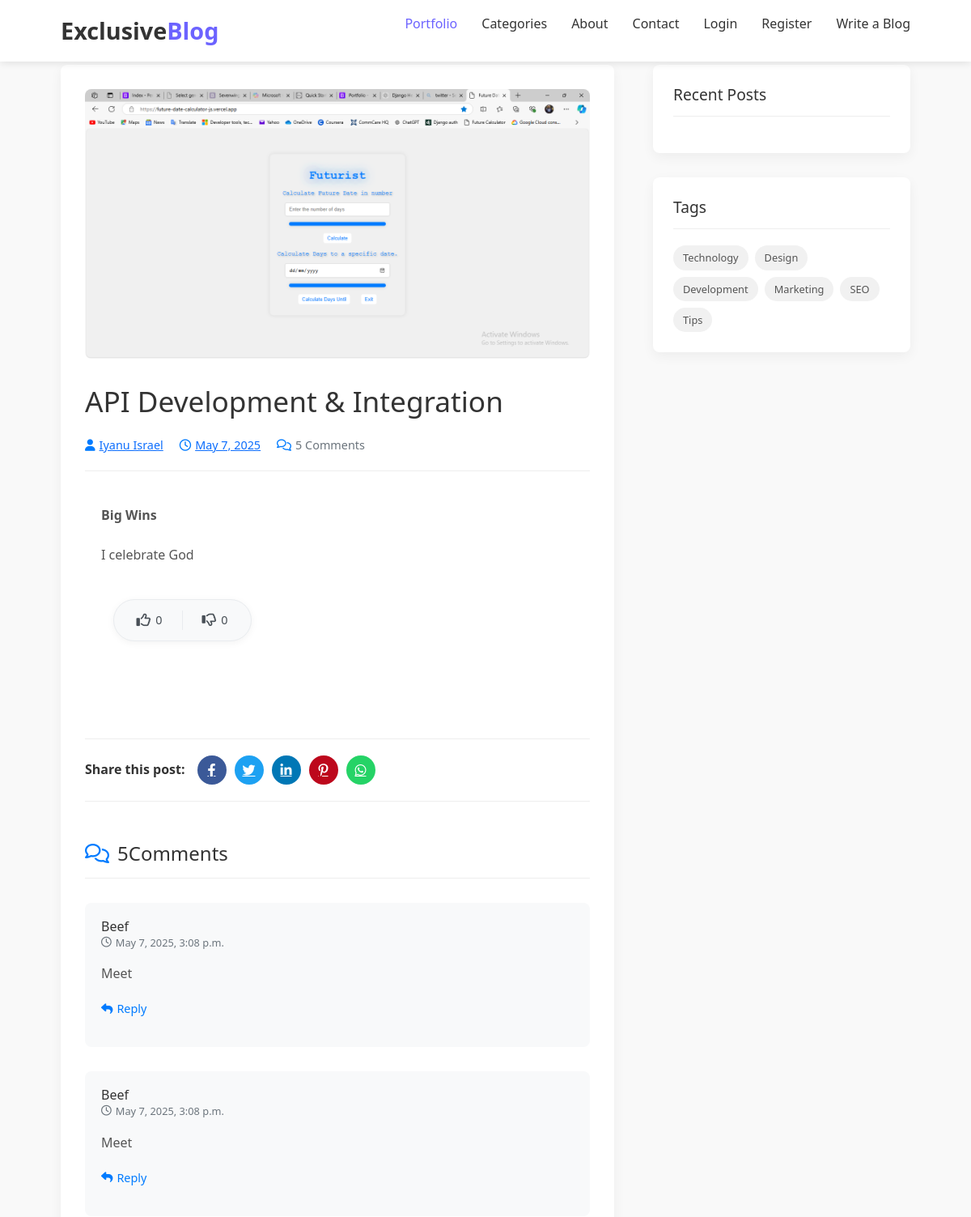
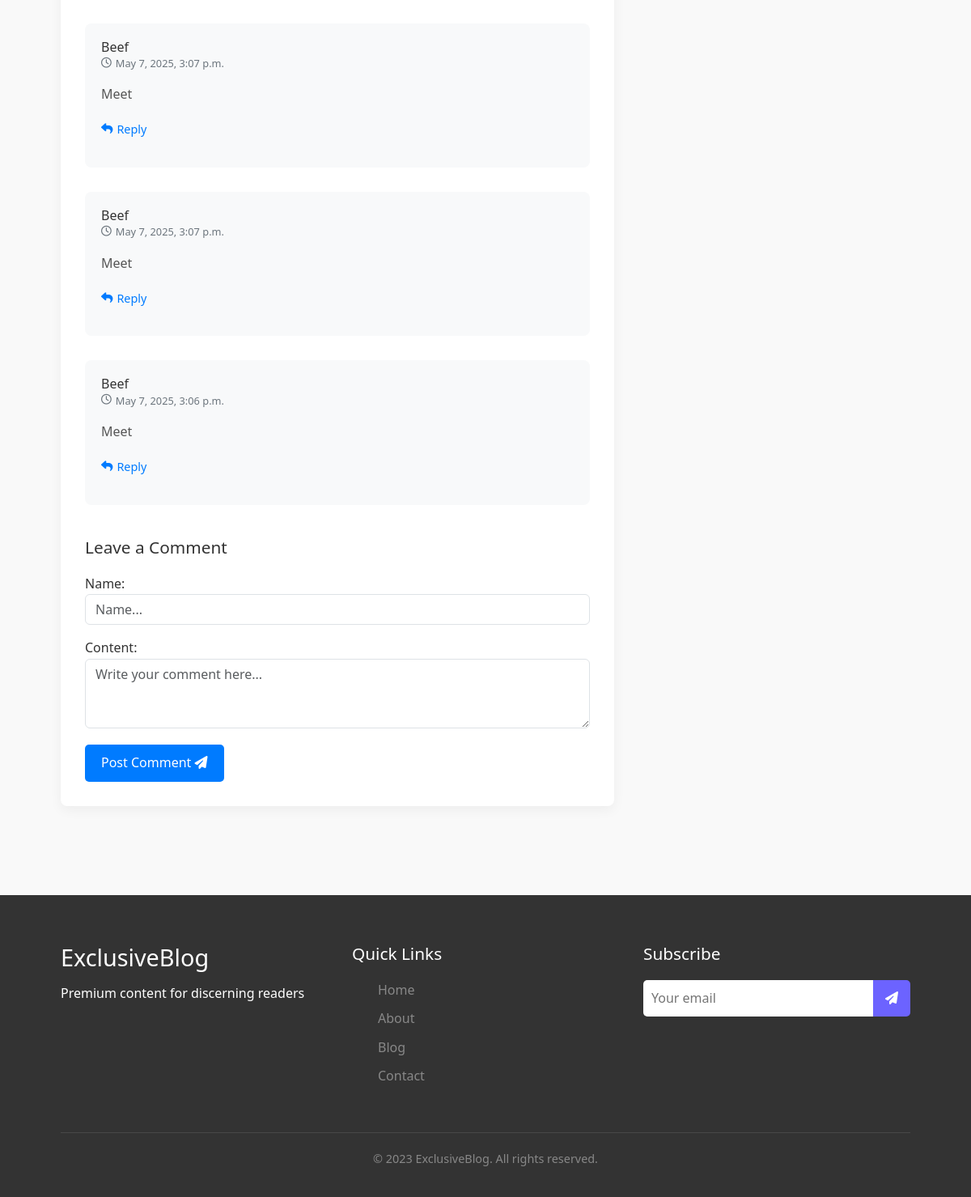
/blog/read/2/, run on the app's committed database (2 pictures, top to bottom).
### blog/models.py (models this page shows, shortened)
class Blog(models.Model):
    author = models.ForeignKey(Author, on_delete=models.CASCADE, blank=True, null=True)
    category = models.ForeignKey(Category, on_delete=models.SET_NULL, null=True)
    title = models.CharField(max_length=100, blank=True, null=True)
    description = models.CharField(max_length=150, blank=True, null=True)
    image = models.ImageField(upload_to='blog-img/', blank=True, null=True)
    body = models.TextField(blank=True, null=True)  # content
    created_at = models.DateTimeField(auto_now_add=True)
    updated_at = models.DateTimeField(auto_now=True)
    likes = models.PositiveIntegerField(default=0)
    dislikes = models.PositiveIntegerField(default=0)

class Author(models.Model):
    first_name = models.CharField(max_length=100)
    last_name = models.CharField(max_length=100, null=True, blank=True)
    country = models.CharField(max_length=50)
    joined_at = models.DateTimeField(default=timezone.now)
    class Meta:
        verbose_name_plural = "Authors"
    def __str__(self):
        return f"{self.first_name} {self.last_name}"

class Comment(models.Model):
    blog = models.ForeignKey(Blog, on_delete=models.CASCADE, related_name="comments")
    name = models.CharField(max_length=200)
    content = models.TextField()
    parent = models.ForeignKey('self', null=True, blank=True, on_delete=models.CASCADE, related_name="replies")
    is_author_reply = models.BooleanField(default=False)
    created_at = models.DateTimeField(auto_now_add=True)
    updated_at = models.DateTimeField(auto_now=True)
    class Meta:
        ordering = ['-created_at']

### blog/views.py (the view)
# urls.py: path('read/<int:blog_id>/', views.blog_detail, name="blog_detail"),
def blog_detail(request, blog_id):
    blog = get_object_or_404(Blog, pk=blog_id)
    comments = Comment.objects.filter(blog=blog, parent__isnull=True)
    comment_form = CommentForm()
    reply_form = ReplyForm()
    context = {
        'blog': blog,
        'comments': comments,
        'comment_form': comment_form,
        'reply_form': reply_form,
    }
    return render(request, 'blog/read_detail.html', context)

### blog/forms.py
class CommentForm(forms.ModelForm):
    class Meta:
        model = Comment
        fields = ['name', 'content']
        widgets = {
            'name': forms.TextInput(attrs={
                'class': 'form-control',
                'rows': 3,
                'placeholder': 'Name...'
            }),
            'content': forms.Textarea(attrs={
                'class': 'form-control',
                'rows': 3,
                'placeholder': 'Write your comment here...'
            }),
        }

class ReplyForm(forms.ModelForm):
    class Meta:
        model = Comment
        fields = ('content',)
        widgets = {
            'content': forms.Textarea(attrs={
                'class': 'form-control',
                'rows': 2,
                'placeholder': 'Write your reply here...'
            }),
        }

### templates/blog/read_detail.html (shortened to what this page needs)
{% extends 'blog/base.html' %}
{% load static %}
{% block content %}
<section id="blog" class="blog-section">
    <div class="container flex-container" data-aos="fade-up">
        <div class="row g-5">
            <div class="col-lg-8">
                <article class="blog-details">
                    <div class="post-img">
                        {% if 'http' in blog.image %}
                            <img src="{{ blog.image }}" alt="{{ blog.title }}" class="img-fluid">
                        {% else %}
                            <img src="{% static blog.image %}" alt="{{ blog.title }}" class="img-fluid">
                        {% endif %}
                    </div>
                    <h1 class="blog-title">{{ blog.title }}</h1>
                    <div class="meta-top">
                        <ul>
                            <li class="d-flex align-items-center">
                                <i class="fas fa-user"></i>
                                <a href="#">{{ blog.author }}</a>
                            </li>
                            <li class="d-flex align-items-center">
                                <i class="far fa-clock"></i>
                                <a href="#"><time>{{ blog.created_at|date:'M j, Y' }}</time></a>
                            </li>
                            <li class="d-flex align-items-center">
                                <i class="far fa-comments"></i>
                                <span>5 Comments</span>
                            </li>
                        </ul>
                    </div>
                    <div class="blog-content">
                        {{ blog.body|safe }}
                        <div class="content-actions">
                            <div class="reaction-box">
                                <button class="reaction-btn like-btn" id="likeButton" aria-label="Like this post">
                                    <i class="fa-regular fa-thumbs-up"></i>
                                    <span class="reaction-count like-count">0</span>
                                </button>
                                <button class="reaction-btn dislike-btn" id="dislikeButton" aria-label="Dislike this post">
                                    <i class="fa-regular fa-thumbs-down"></i>
                                    <span class="reaction-count dislike-count">0</span>
                                </button>
                            </div>
                        </div>
                    </div>
                    <div class="social-share">
                        <span>Share this post:</span>
                        <a href="#" class="facebook"><i class="fab fa-facebook-f"></i></a>
                        <a href="#" class="twitter"><i class="fab fa-twitter"></i></a>
                        <a href="#" class="linkedin"><i class="fab fa-linkedin-in"></i></a>
                        <a href="#" class="pinterest"><i class="fab fa-pinterest-p"></i></a>
                        <a href="#" class="whatsapp"><i class="fab fa-whatsapp"></i></a>
                    </div>
                    <div c
                        <div class="comments-section">
                            <h3 class="comments-title"><i class="far fa-comments"></i> <span id="comments-count">{{ comments.count }}</span>  Comments</h3>
                            <div class="comment-list" id="comments-container">
                                {% for comment in comments %}
                                    {% include 'blog/subpage/comment.html' with comment=comment %}
                                {% empty %}
                                    <p class="no-comments">No comments yet. Be the first to comment!</p>
                                {% endfor %}
                            </div>
                            <div class="comment-form">
                                <h4>Leave a Comment</h4>
                                <form id="comment-form" method="post" action="{% url 'post_comment' blog.id %}">
                                    <div class="form-group">
                                        {{ comment_form.as_p }}
                                    </div>
                                    <button type="submit" class="submit-btn">Post Comment <i class="fas fa-paper-plane"></i></button>
                                </form>
                            </div>
                        </div>
</article>
</div>
    <div class="col-lg-4">
        <div class="sidebar">
            <div class="sidebar-widget">
                <h3 class="sidebar-title">Recent Posts</h3>
            </div>
            <div class="sidebar-widget">
                <h3 class="sidebar-title">Tags</h3>
                <div class="tags">
                    <a href="#">Technology</a>
                    <a href="#">Design</a>
                    <a href="#">Development</a>
                    <a href="#">Marketing</a>
                    <a href="#">SEO</a>
                    <a href="#">Tips</a>
                </div>
            </div>
        </div>
    </div>
</div>
</div>
</section>
{% endblock %}

### templates/blog/subpage/comment.html (shortened to what this page needs)
<div class="comment" id="comment-{{ comment.id }}">
    <div class="comment-author">
        <div>
            <h5>{{ comment.name }}</h5>
            <span class="comment-date"><i class="far fa-clock"></i> {{ comment.created_at|date:"F j, Y, g:i a" }}</span>
        </div>
    </div>
    <div class="comment-text">
        <p>{{ comment.content }}</p>
    </div>
    <a href="#" class="reply-btn" data-comment-id="{{ comment.id }}">
        <i class="fas fa-reply"></i> Reply
    </a>
</div>

### staticfiles/assets/blog.css (style rules this page uses)
:root { --primary-color: #6c63ff; --secondary-color: #4a42e8; --dark-color: #333; --light-color: #f4f4f4; --gray-color: #888; --white-color: #fff; --black-color: #000; }
* { margin: 0; padding: 0; box-sizing: border-box; }
body { font-family: 'Segoe UI', Tahoma, Geneva, Verdana, sans-serif; line-height: 1.6; color: var(--dark-color); background-color: var(--light-color); }
.container { width: 90%; max-width: 1200px; margin: 0 auto; padding: 0 15px; }
.blog-content { padding: 20px; }
.blog-section { padding: 80px 0; background-color: #f9f9f9; }
.flex-container { display: flex; flex-wrap: wrap; }
.blog-details { background: #fff; padding: 30px; border-radius: 8px; box-shadow: 0 5px 15px rgba(0, 0, 0, 0.05); margin-bottom: 30px; }
.post-img { margin-bottom: 30px; overflow: hidden; border-radius: 8px; }
.post-img img { width: 100%; height: auto; transition: transform 0.3s ease; }
.blog-title { font-size: 2.2rem; margin-bottom: 20px; color: #333; line-height: 1.3; }
.meta-top { margin-bottom: 20px; padding-bottom: 20px; border-bottom: 1px solid #eee; }
.meta-top ul { display: flex; flex-wrap: wrap; list-style: none; padding: 0; margin: 0; }
.meta-top li { margin-right: 20px; font-size: 0.9rem; color: #6c757d; }
.meta-top i { margin-right: 5px; color: #007bff; }
.blog-content { line-height: 1.8; color: #555; margin-bottom: 30px; }
.blog-content p { margin-bottom: 20px; }
.content-actions { margin: 40px 0; display: flex; flex-direction: column; width: 200px; align-items: center; }
.reaction-box { display: flex; align-items: center; background: #f8f9fa; border-radius: 50px; padding: 4px; box-shadow: 0 2px 10px rgba(0, 0, 0, 0.05); border: 1px solid #e9ecef; }
.reaction-btn { display: flex; align-items: center; justify-content: center; padding: 8px 16px; border: none; background: transparent; cursor: pointer; transition: all 0.3s ease; border-radius: 50px; min-width: 80px; }
.reaction-btn i { font-size: 1.1rem; margin-right: 6px; transition: all 0.2s ease; }
.reaction-count { font-size: 0.9rem; font-weight: 500; }
.like-btn { color: #495057; }
.dislike-btn { color: #495057; }
.social-share { padding: 20px 0; border-top: 1px solid #eee; border-bottom: 1px solid #eee; margin: 30px 0; display: flex; align-items: center; flex-wrap: wrap; }
.social-share span { margin-right: 15px; font-weight: 600; }
.social-share a { display: inline-flex; align-items: center; justify-content: center; width: 36px; height: 36px; border-radius: 50%; margin-right: 10px; color: #fff; transition: all 0.3s ease; }
.social-share a.facebook { background: #3b5998; }
.social-share a.twitter { background: #1da1f2; }
.social-share a.linkedin { background: #0077b5; }
.social-share a.pinterest { background: #bd081c; }
.social-share a.whatsapp { background: #25d366; }
.comments-section { margin-top: 50px; }
.comments-title { font-size: 1.5rem; margin-bottom: 30px; padding-bottom: 15px; border-bottom: 1px solid #eee; display: flex; align-items: center; }
.comments-title i { margin-right: 10px; color: #007bff; }
.comment { padding: 20px; margin-bottom: 30px; background: #f8f9fa; border-radius: 8px; }
.comment-author { display: flex; align-items: center; margin-bottom: 15px; }
.comment-author h5 { margin: 0; font-size: 1rem; color: #333; }
.comment-date { font-size: 0.8rem; color: #6c757d; display: flex; align-items: center; }
.comment-date i { margin-right: 5px; }
.comment-text { color: #555; line-height: 1.7; margin-bottom: 15px; }
.reply-btn { color: #007bff; font-size: 0.9rem; text-decoration: none; display: inline-flex; align-items: center; }
.reply-btn i { margin-right: 5px; }
.comment-form { margin-top: 40px; }
.comment-form h4 { font-size: 1.3rem; margin-bottom: 20px; }
.form-group { margin-bottom: 20px; }
.submit-btn { background: #007bff; color: #fff; border: none; padding: 10px 20px; border-radius: 5px; transition: all 0.3s ease; }
.sidebar { position: sticky; top: 20px; }
.sidebar-widget { background: #fff; padding: 25px; border-radius: 8px; box-shadow: 0 5px 15px rgba(0, 0, 0, 0.05); margin-bottom: 30px; }
.sidebar-title { font-size: 1.2rem; margin-bottom: 20px; padding-bottom: 15px; border-bottom: 1px solid #eee; position: relative; }
.tags { display: flex; flex-wrap: wrap; gap: 8px; }
.tags a { display: inline-block; padding: 5px 12px; background: #f1f1f1; color: #555; border-radius: 20px; font-size: 0.8rem; text-decoration: none; transition: all 0.3s ease; }

### data on the page
Blog: image (picture), title "API Development & Integration", author "Iyanu Israel", created_at "May 7, 2025", body "Big Wins I celebrate God"
Comment: name "Beef", created_at "May 7, 2025, 3:08 p.m.", content "Meet"
Comment: name "Beef", created_at "May 7, 2025, 3:08 p.m.", content "Meet"
Comment: name "Beef", created_at "May 7, 2025, 3:07 p.m.", content "Meet"
Comment: name "Beef", created_at "May 7, 2025, 3:07 p.m.", content "Meet"
Comment: name "Beef", created_at "May 7, 2025, 3:06 p.m.", content "Meet"

### other printed values
{{ comments.count }} "5"
